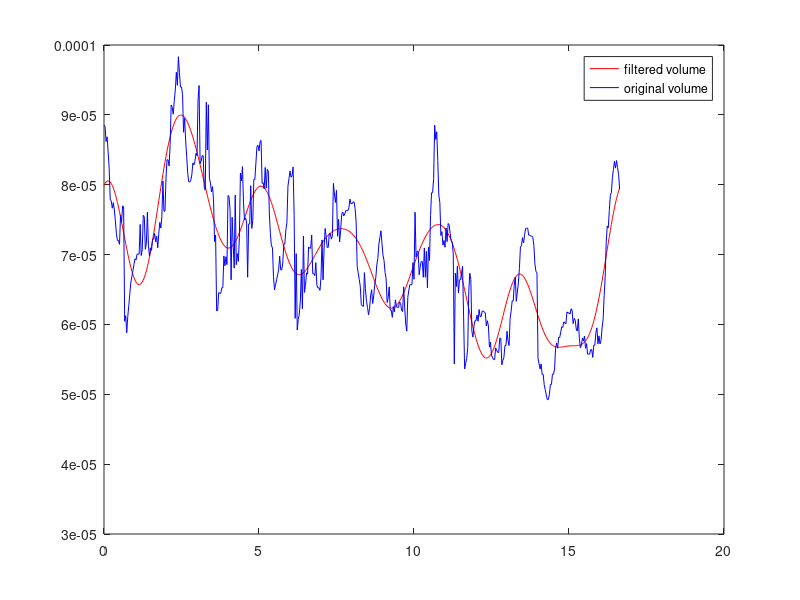

Write the MATLAB code that produced this figure.
clear all
close all
% sampling frequency is 20kHz
fs = 30;

load Volume_hisotry_mat.mat

tf = 20;
% the sampling duration is 1s
t = (0:1:500-1) * (1/fs);
% the signal to filter
x = Volume_history;

% obtain FFT
% N = length(t);
N = 500;
X = fft(x)/N; 


% compare the plots. Later you will learn that discrete-time fourier 
% transform is periodic in the frequency domain (here the period is fs = 20
% kHz)

% define filter mask
L = 10; % take the most significant components
mask = [1,ones(1,L),zeros(1,500-1-2*L),ones(1,L)];
filtered_X = X.*mask;

orig_X = ifft(X*N);
filtered_x = ifft(filtered_X*N);
% figure;
% plot(t, filtered_x, t, x+0.5, t, x1+x2+1)
% legend('filtered','original','expected')

figure;
plot(t,filtered_x,'r-',t,orig_X,'b-')
legend('filtered volume','original volume')